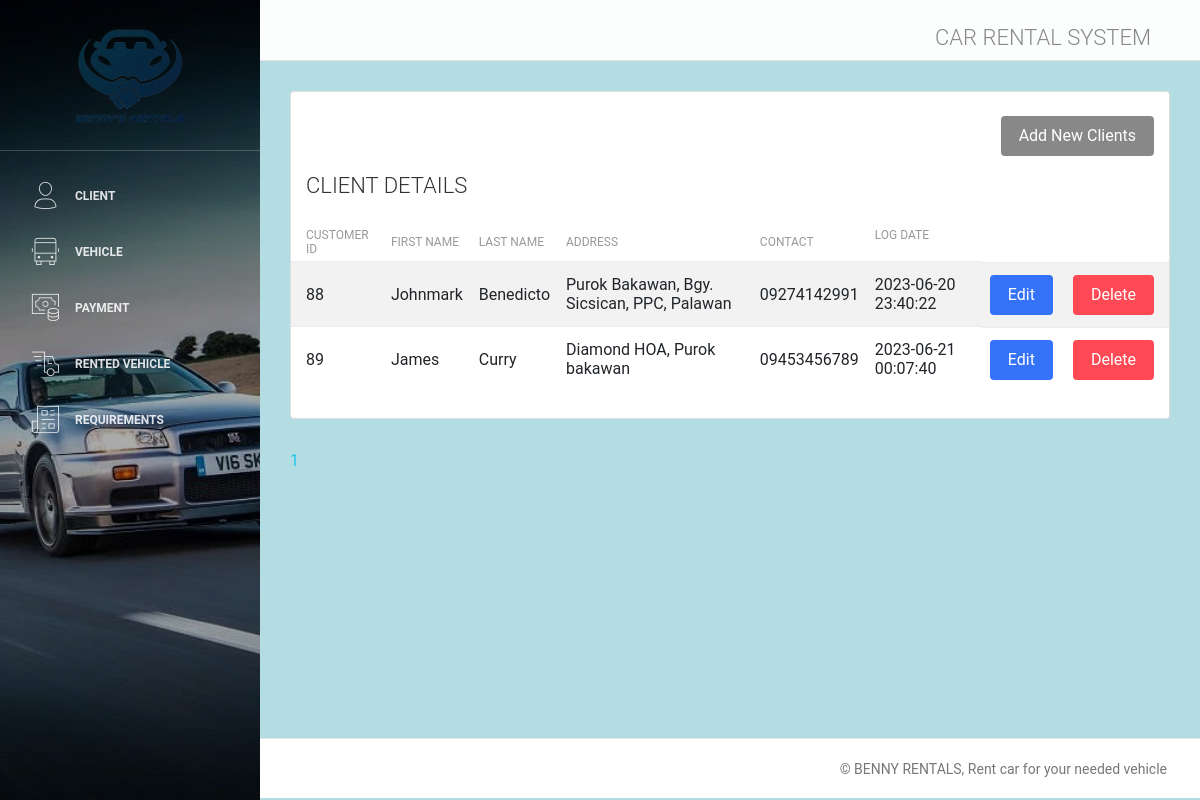
The page /client.php on the database its author committed.
### tables this page shows
CREATE TABLE `customer` (
  `customer_id` int(255) NOT NULL,
  `firstname` varchar(255) NOT NULL,
  `address` varchar(255) NOT NULL,
  `contact` varchar(11) NOT NULL,
  `lastname` varchar(255) NOT NULL,
  `logdate` datetime NOT NULL DEFAULT current_timestamp()
);

### client.php (the view, shortened to what this page needs)
<html lang="en">
<head>
    <link rel="stylesheet" href="https://maxcdn.bootstrapcdn.com/font-awesome/latest/css/font-awesome.min.css" />
    <link href="assets/css/bootstrap.min.css" rel="stylesheet" />
    <link href="assets/css/light-bootstrap-dashboard.css?v=2.0.0 " rel="stylesheet" />
    <link href="assets/css/demo.css" rel="stylesheet" />
</head>
<body>
<?php
        require('config/db.php');
        $results= 15;
        $query = "SELECT * FROM customer";
        $result = mysqli_query($conn, $query);
        $number_of_result = mysqli_num_rows($result);
        $number_of_page = ceil($number_of_result / $results);
        if(!isset($_GET['page'])){
            $page = 1;
        }else{
            $page = $_GET['page'];
        }
        $page_first_ = ($page-1) * $results;
        $query = "SELECT customer.customer_id, customer.firstname, customer.lastname, customer.address, customer.contact, customer.logdate FROM customer
                  WHERE customer.customer_id = customer.customer_id ORDER BY customer.lastname ASC LIMIT $page_first_, $results";
        $result = mysqli_query($conn, $query);
        $customers = mysqli_fetch_all($result, MYSQLI_ASSOC);
    ?>
<div class="wrapper">
        <div class="sidebar" data-image="assets/img/car.png">
        <div class="sidebar-wrapper">
        <?php include('include/sidebar.php'); ?>
        <div class="main-panel">
        <?php include('include/navbar.php'); ?>
        <div class="content">
        <div class="container-fluid">
                <div class = "row">
                <div class="col-md-12">
                <div class="card strpied-tabled-with-hover">
                <br/>
                <div class="col-md-12">
                    <a href="client_add.php">
                    <button type="submit" class="btn btn-dark btn-fill pull-right">Add New Clients</button>
                        </a>
                        </div>
                        <div class="card-header ">
                        <h4 class="card-title">CLIENT DETAILS</h4>
                        </div>
                        <div class="card-body table-full-width table-responsive">
                        <table class="table table-hover table-striped">
                        <thead>
                            <th>Customer ID</th>
                            <th>First Name</th>
                            <th>Last Name</th>
                            <th>Address</th>
                            <th>Contact</th>
                            <th>Log Date</th>
                        </thead>
                            <tbody>
                        <?php foreach($customers as $customer) : ?>
                            <tr>
                            <td><?php echo $customer['customer_id']; ?></td>
                            <td><?php echo $customer['firstname']; ?></td>
                            <td><?php echo $customer['lastname']; ?></td>
                            <td><?php echo $customer['address']; ?></td>
                            <td><?php echo $customer['contact']; ?></td>
                            <td><?php echo $customer['logdate']; ?></td>
                            <td>
                            <a href="client_edit.php?id=<?php echo $customer['customer_id']; ?>" style="padding-right: 20px;">
                            <button type="submit" class ="btn btn-primary btn-fill pull-right ">Edit</button>
                            </a>
                            <a href="client_delete.php?customer_id=<?php echo $customer['customer_id']; ?>">
                            <button type="submit" class ="btn btn-danger btn-fill pull-right">Delete</button>
                            </a>
                            </td>
                            </tr>
                        <?php endforeach ?>
                            </tbody>
                            </table>
                            </div>
                        </div>
                    </div>
                    </div>
                    <?php
                        for($page=1; $page <= $number_of_page; $page++){
                        echo '<a href = "client.php?page='. $page .'" style="margin-right: 3px">' . $page . '</a>';
                        }
                    ?>
             </div>
             </div>
             <footer class="footer">
                <div class="container-fluid">
                <nav>
                <p class="copyright text-center">
                            © BENNY RENTALS,
                          Rent car for your needed vehicle
                        </p>
                    </nav>
                </div>
            </footer>
        </div>
</body>
</html>

### include/sidebar.php
<div class="logo">
                    <a href="javascript:;" class="simple-text">
                    <img src='pic/logo.png' alt='logo' width="120" height="120">
                    </a>
                    <body style="background-color:powderblue;">
                </div>
                <ul class="nav">
                    <li>
                        <a class="nav-link" href="client.php">
                            <i class="nc-icon nc-single-02"></i>
                            <p>Client</p>
                        </a>
                    </li>
                    <li>
                        <a class="nav-link active"  href="vehicle.php">
                            <i class="nc-icon nc-bus-front-12"></i>
                            <p>Vehicle</p>
                        </a>
                    </li>
                    <li>
                        <a class="nav-link" href="payment.php">
                            <i class="nc-icon nc-money-coins"></i>
                            <p>Payment</p>
                        </a>
                    </li>
                    <li>
                        <a class="nav-link" href="rent.php">
                            <i class="nc-icon nc-delivery-fast"></i>
                            <p>Rented Vehicle</p>
                        </a>
                    </li>
                    <li>
                        <a class="nav-link" href="requirements.php">
                            <i class="nc-icon nc-paper-2"></i>
                            <p>Requirements</p>
                        </a>
                    </li>
                </ul>
</body>

### include/navbar.php (shortened to what this page needs)
<nav class="navbar navbar-expand-lg " color-on-scroll="500">
                <div class="container-fluid">
                    <div class="collapse navbar-collapse justify-content-end" id="navigation">
                       <ul class="navbar-nav ml-auto">
                            <li class="nav-item">
                                <a class="nav-link" href="client.php">
                                    <span class="no-icon"><h4>CAR RENTAL SYSTEM</h4></span>
                                </a>
                            </li>
                        </ul>
                    </div>
                </div>
            </nav>

### rows shown on the page
customer: customer_id "88", firstname "Johnmark", lastname "Benedicto", address "Purok Bakawan, Bgy. Sicsican, PPC, Palawan", contact "09274142991", logdate "2023-06-20 23:40:22"
customer: customer_id "89", firstname "James", lastname "Curry", address "Diamond HOA, Purok bakawan", contact "09453456789", logdate "2023-06-21 00:07:40"
